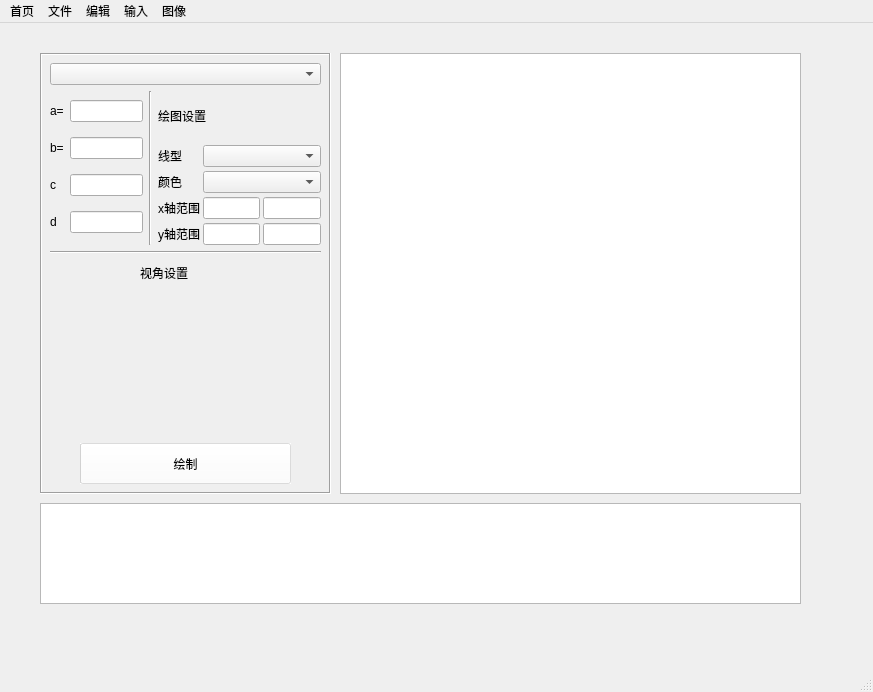
<?xml version="1.0" encoding="UTF-8"?>
<ui version="4.0">
 <class>MainWindow</class>
 <widget class="QMainWindow" name="MainWindow">
  <property name="geometry">
   <rect>
    <x>0</x>
    <y>0</y>
    <width>873</width>
    <height>692</height>
   </rect>
  </property>
  <property name="windowTitle">
   <string>MainWindow</string>
  </property>
  <widget class="QWidget" name="centralwidget">
   <widget class="QStackedWidget" name="stackedWidget">
    <property name="geometry">
     <rect>
      <x>20</x>
      <y>10</y>
      <width>801</width>
      <height>581</height>
     </rect>
    </property>
    <property name="currentIndex">
     <number>0</number>
    </property>
    <widget class="QWidget" name="page">
     <widget class="QWidget" name="mainWidget" native="true">
      <property name="geometry">
       <rect>
        <x>10</x>
        <y>20</y>
        <width>781</width>
        <height>561</height>
       </rect>
      </property>
      <widget class="QFrame" name="frame_3">
       <property name="geometry">
        <rect>
         <x>380</x>
         <y>60</y>
         <width>321</width>
         <height>291</height>
        </rect>
       </property>
       <property name="frameShape">
        <enum>QFrame::Box</enum>
       </property>
       <property name="frameShadow">
        <enum>QFrame::Sunken</enum>
       </property>
       <widget class="QLabel" name="label_display">
        <property name="geometry">
         <rect>
          <x>20</x>
          <y>30</y>
          <width>281</width>
          <height>221</height>
         </rect>
        </property>
        <property name="text">
         <string/>
        </property>
       </widget>
      </widget>
      <widget class="QFrame" name="frame_2">
       <property name="geometry">
        <rect>
         <x>10</x>
         <y>0</y>
         <width>291</width>
         <height>441</height>
        </rect>
       </property>
       <property name="frameShape">
        <enum>QFrame::Box</enum>
       </property>
       <property name="frameShadow">
        <enum>QFrame::Sunken</enum>
       </property>
       <widget class="QPushButton" name="pushButton_start">
        <property name="geometry">
         <rect>
          <x>40</x>
          <y>390</y>
          <width>211</width>
          <height>41</height>
         </rect>
        </property>
        <property name="styleSheet">
         <string notr="true">QPushButton {background-color: rgba(255, 255, 255, 127);}</string>
        </property>
        <property name="text">
         <string>绘制</string>
        </property>
       </widget>
       <widget class="QProgressBar" name="progressBar">
        <property name="geometry">
         <rect>
          <x>40</x>
          <y>390</y>
          <width>211</width>
          <height>41</height>
         </rect>
        </property>
        <property name="maximumSize">
         <size>
          <width>16777215</width>
          <height>16777215</height>
         </size>
        </property>
        <property name="styleSheet">
         <string notr="true">QProgressBar {border: none;text-align: center;}</string>
        </property>
        <property name="value">
         <number>0</number>
        </property>
       </widget>
       <widget class="QLabel" name="label_11">
        <property name="geometry">
         <rect>
          <x>100</x>
          <y>210</y>
          <width>81</width>
          <height>20</height>
         </rect>
        </property>
        <property name="text">
         <string>视角设置</string>
        </property>
       </widget>
       <widget class="QWidget" name="verticalLayoutWidget">
        <property name="geometry">
         <rect>
          <x>10</x>
          <y>10</y>
          <width>271</width>
          <height>191</height>
         </rect>
        </property>
        <layout class="QVBoxLayout" name="verticalLayout">
         <item>
          <widget class="QComboBox" name="comboBox_drawtype">
           <property name="focusPolicy">
            <enum>Qt::WheelFocus</enum>
           </property>
           <property name="layoutDirection">
            <enum>Qt::LeftToRight</enum>
           </property>
          </widget>
         </item>
         <item>
          <layout class="QHBoxLayout" name="horizontalLayout" stretch="4,0,7">
           <item>
            <layout class="QGridLayout" name="gridLayout_2" columnstretch="6,0">
             <item row="1" column="1">
              <widget class="QLineEdit" name="lineEdit_a"/>
             </item>
             <item row="1" column="0">
              <widget class="QLabel" name="label_1">
               <property name="text">
                <string>a=</string>
               </property>
              </widget>
             </item>
             <item row="2" column="1">
              <widget class="QLineEdit" name="lineEdit_b"/>
             </item>
             <item row="4" column="1">
              <widget class="QLineEdit" name="lineEdit_4"/>
             </item>
             <item row="2" column="0">
              <widget class="QLabel" name="label_2">
               <property name="text">
                <string>b=</string>
               </property>
              </widget>
             </item>
             <item row="3" column="1">
              <widget class="QLineEdit" name="lineEdit_3"/>
             </item>
             <item row="3" column="0">
              <widget class="QLabel" name="label_3">
               <property name="text">
                <string>c</string>
               </property>
              </widget>
             </item>
             <item row="4" column="0">
              <widget class="QLabel" name="label_4">
               <property name="text">
                <string>d</string>
               </property>
              </widget>
             </item>
            </layout>
           </item>
           <item>
            <widget class="Line" name="line">
             <property name="orientation">
              <enum>Qt::Vertical</enum>
             </property>
            </widget>
           </item>
           <item>
            <layout class="QGridLayout" name="gridLayout">
             <property name="horizontalSpacing">
              <number>3</number>
             </property>
             <property name="verticalSpacing">
              <number>4</number>
             </property>
             <item row="1" column="1">
              <widget class="QLabel" name="label_5">
               <property name="text">
                <string>线型</string>
               </property>
              </widget>
             </item>
             <item row="2" column="1">
              <widget class="QLabel" name="label_6">
               <property name="text">
                <string>颜色</string>
               </property>
              </widget>
             </item>
             <item row="4" column="1">
              <widget class="QLabel" name="label_9">
               <property name="text">
                <string>y轴范围</string>
               </property>
              </widget>
             </item>
             <item row="3" column="3">
              <widget class="QLineEdit" name="lineEdit_x2"/>
             </item>
             <item row="4" column="2">
              <widget class="QLineEdit" name="lineEdit_y1"/>
             </item>
             <item row="0" column="1" colspan="3">
              <widget class="QLabel" name="label_10">
               <property name="text">
                <string>绘图设置</string>
               </property>
              </widget>
             </item>
             <item row="1" column="2" colspan="2">
              <widget class="QComboBox" name="comboBox_linetype"/>
             </item>
             <item row="3" column="2">
              <widget class="QLineEdit" name="lineEdit_x1"/>
             </item>
             <item row="3" column="1">
              <widget class="QLabel" name="label_8">
               <property name="text">
                <string>x轴范围</string>
               </property>
              </widget>
             </item>
             <item row="2" column="2" colspan="2">
              <widget class="QComboBox" name="comboBox_colortype"/>
             </item>
             <item row="4" column="3">
              <widget class="QLineEdit" name="lineEdit_y2"/>
             </item>
            </layout>
           </item>
          </layout>
         </item>
         <item>
          <widget class="Line" name="line_2">
           <property name="orientation">
            <enum>Qt::Horizontal</enum>
           </property>
          </widget>
         </item>
        </layout>
       </widget>
       <zorder>progressBar</zorder>
       <zorder>pushButton_start</zorder>
       <zorder>label_11</zorder>
       <zorder>verticalLayoutWidget</zorder>
      </widget>
      <widget class="QTextEdit" name="textEdit_output">
       <property name="geometry">
        <rect>
         <x>10</x>
         <y>450</y>
         <width>761</width>
         <height>101</height>
        </rect>
       </property>
      </widget>
      <widget class="QGraphicsView" name="graphicsView">
       <property name="geometry">
        <rect>
         <x>310</x>
         <y>0</y>
         <width>461</width>
         <height>441</height>
        </rect>
       </property>
      </widget>
     </widget>
    </widget>
    <widget class="QWidget" name="page_2">
     <widget class="QPushButton" name="pushButton">
      <property name="geometry">
       <rect>
        <x>360</x>
        <y>190</y>
        <width>80</width>
        <height>26</height>
       </rect>
      </property>
      <property name="text">
       <string>2</string>
      </property>
     </widget>
    </widget>
    <widget class="QWidget" name="page_3">
     <widget class="QPushButton" name="pushButton_2">
      <property name="geometry">
       <rect>
        <x>420</x>
        <y>230</y>
        <width>80</width>
        <height>26</height>
       </rect>
      </property>
      <property name="text">
       <string>3</string>
      </property>
     </widget>
    </widget>
    <widget class="QWidget" name="page_4">
     <widget class="QPushButton" name="pushButton_3">
      <property name="geometry">
       <rect>
        <x>390</x>
        <y>250</y>
        <width>80</width>
        <height>26</height>
       </rect>
      </property>
      <property name="text">
       <string>4</string>
      </property>
     </widget>
    </widget>
   </widget>
  </widget>
  <widget class="QMenuBar" name="menubar">
   <property name="geometry">
    <rect>
     <x>0</x>
     <y>0</y>
     <width>873</width>
     <height>23</height>
    </rect>
   </property>
   <property name="defaultUp">
    <bool>true</bool>
   </property>
   <property name="nativeMenuBar">
    <bool>false</bool>
   </property>
   <widget class="QMenu" name="menu">
    <property name="title">
     <string>文件</string>
    </property>
    <addaction name="actionopen"/>
    <addaction name="actionsave"/>
    <addaction name="actionSaveImage"/>
    <addaction name="separator"/>
    <addaction name="actionexit"/>
   </widget>
   <widget class="QMenu" name="menu_2">
    <property name="title">
     <string>图像</string>
    </property>
   </widget>
   <widget class="QMenu" name="menu_3">
    <property name="title">
     <string>编辑</string>
    </property>
   </widget>
   <widget class="QMenu" name="menu_4">
    <property name="title">
     <string>输入</string>
    </property>
   </widget>
   <widget class="QMenu" name="menu_5">
    <property name="title">
     <string>首页</string>
    </property>
    <property name="icon">
     <iconset>
      <normaloff>../软件流程图.png</normaloff>../软件流程图.png</iconset>
    </property>
   </widget>
   <addaction name="menu_5"/>
   <addaction name="menu"/>
   <addaction name="menu_3"/>
   <addaction name="menu_4"/>
   <addaction name="menu_2"/>
  </widget>
  <widget class="QStatusBar" name="statusbar"/>
  <action name="actionopen">
   <property name="text">
    <string>打开</string>
   </property>
  </action>
  <action name="actionsave">
   <property name="text">
    <string>保存</string>
   </property>
  </action>
  <action name="actionSaveImage">
   <property name="text">
    <string>另存为</string>
   </property>
  </action>
  <action name="actionexit">
   <property name="text">
    <string>退出</string>
   </property>
  </action>
 </widget>
 <resources/>
 <connections/>
</ui>
